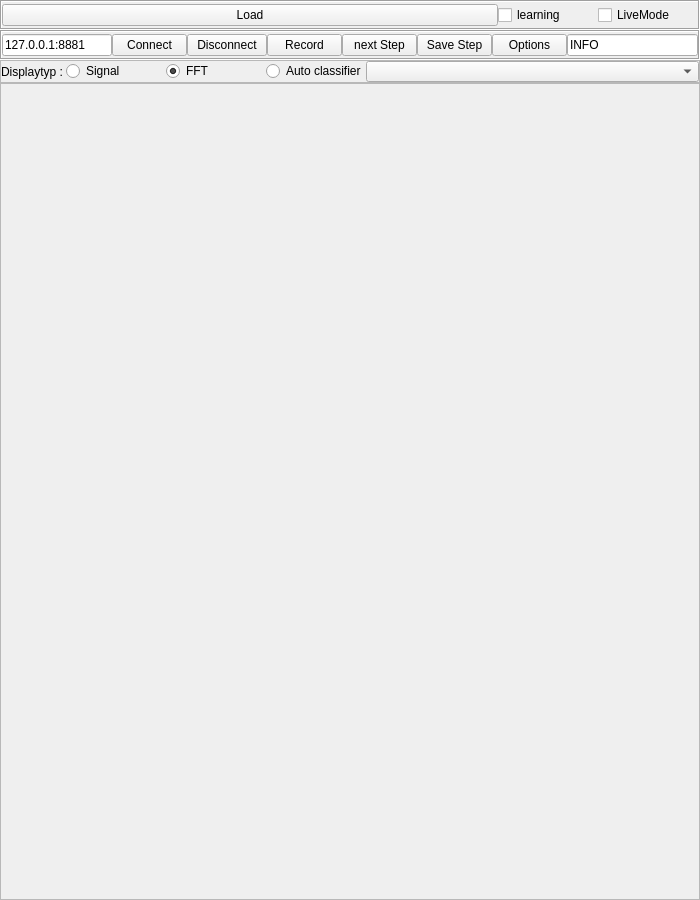
<?xml version="1.0" encoding="UTF-8"?>
<ui version="4.0">
 <class>MERTool</class>
 <widget class="QDockWidget" name="MERTool">
  <property name="geometry">
   <rect>
    <x>0</x>
    <y>0</y>
    <width>700</width>
    <height>900</height>
   </rect>
  </property>
  <property name="minimumSize">
   <size>
    <width>700</width>
    <height>900</height>
   </size>
  </property>
  <property name="maximumSize">
   <size>
    <width>780</width>
    <height>960</height>
   </size>
  </property>
  <property name="windowTitle">
   <string>MERTool</string>
  </property>
  <widget class="QWidget" name="dockWidgetContents">
   <layout class="QVBoxLayout" name="verticalLayout">
    <property name="spacing">
     <number>0</number>
    </property>
    <property name="leftMargin">
     <number>0</number>
    </property>
    <property name="topMargin">
     <number>0</number>
    </property>
    <property name="rightMargin">
     <number>0</number>
    </property>
    <property name="bottomMargin">
     <number>0</number>
    </property>
    <item>
     <widget class="QFrame" name="HeadMenu">
      <property name="minimumSize">
       <size>
        <width>0</width>
        <height>30</height>
       </size>
      </property>
      <property name="maximumSize">
       <size>
        <width>16777215</width>
        <height>30</height>
       </size>
      </property>
      <property name="frameShape">
       <enum>QFrame::Box</enum>
      </property>
      <property name="frameShadow">
       <enum>QFrame::Sunken</enum>
      </property>
      <layout class="QHBoxLayout" name="horizontalLayout">
       <property name="spacing">
        <number>0</number>
       </property>
       <property name="leftMargin">
        <number>0</number>
       </property>
       <property name="topMargin">
        <number>0</number>
       </property>
       <property name="rightMargin">
        <number>0</number>
       </property>
       <property name="bottomMargin">
        <number>0</number>
       </property>
       <item>
        <widget class="QPushButton" name="loadButton">
         <property name="text">
          <string>Load</string>
         </property>
        </widget>
       </item>
       <item>
        <widget class="QCheckBox" name="checkBox_2">
         <property name="minimumSize">
          <size>
           <width>100</width>
           <height>0</height>
          </size>
         </property>
         <property name="maximumSize">
          <size>
           <width>100</width>
           <height>16777215</height>
          </size>
         </property>
         <property name="text">
          <string>learning</string>
         </property>
        </widget>
       </item>
       <item>
        <widget class="QCheckBox" name="checkBox">
         <property name="minimumSize">
          <size>
           <width>100</width>
           <height>0</height>
          </size>
         </property>
         <property name="maximumSize">
          <size>
           <width>100</width>
           <height>16777215</height>
          </size>
         </property>
         <property name="text">
          <string>LiveMode</string>
         </property>
        </widget>
       </item>
      </layout>
     </widget>
    </item>
    <item>
     <widget class="QFrame" name="liveModeFrame">
      <property name="maximumSize">
       <size>
        <width>16777215</width>
        <height>30</height>
       </size>
      </property>
      <property name="frameShape">
       <enum>QFrame::Box</enum>
      </property>
      <property name="frameShadow">
       <enum>QFrame::Sunken</enum>
      </property>
      <layout class="QHBoxLayout" name="horizontalLayout_2">
       <property name="spacing">
        <number>0</number>
       </property>
       <property name="leftMargin">
        <number>0</number>
       </property>
       <property name="topMargin">
        <number>0</number>
       </property>
       <property name="rightMargin">
        <number>0</number>
       </property>
       <property name="bottomMargin">
        <number>0</number>
       </property>
       <item>
        <widget class="QLineEdit" name="hostEdit">
         <property name="minimumSize">
          <size>
           <width>110</width>
           <height>0</height>
          </size>
         </property>
         <property name="maximumSize">
          <size>
           <width>110</width>
           <height>16777215</height>
          </size>
         </property>
         <property name="text">
          <string>127.0.0.1:8881</string>
         </property>
        </widget>
       </item>
       <item>
        <widget class="QPushButton" name="connectButton">
         <property name="minimumSize">
          <size>
           <width>75</width>
           <height>0</height>
          </size>
         </property>
         <property name="maximumSize">
          <size>
           <width>75</width>
           <height>16777215</height>
          </size>
         </property>
         <property name="text">
          <string>Connect</string>
         </property>
        </widget>
       </item>
       <item>
        <widget class="QPushButton" name="disconnectButton">
         <property name="text">
          <string>Disconnect</string>
         </property>
        </widget>
       </item>
       <item>
        <widget class="QPushButton" name="recordButton">
         <property name="maximumSize">
          <size>
           <width>75</width>
           <height>16777215</height>
          </size>
         </property>
         <property name="text">
          <string>Record</string>
         </property>
        </widget>
       </item>
       <item>
        <widget class="QPushButton" name="nextButton">
         <property name="maximumSize">
          <size>
           <width>75</width>
           <height>16777215</height>
          </size>
         </property>
         <property name="text">
          <string>next Step</string>
         </property>
        </widget>
       </item>
       <item>
        <widget class="QPushButton" name="saveButton">
         <property name="maximumSize">
          <size>
           <width>75</width>
           <height>16777215</height>
          </size>
         </property>
         <property name="text">
          <string>Save Step</string>
         </property>
        </widget>
       </item>
       <item>
        <widget class="QPushButton" name="optionsButton">
         <property name="minimumSize">
          <size>
           <width>75</width>
           <height>0</height>
          </size>
         </property>
         <property name="maximumSize">
          <size>
           <width>75</width>
           <height>16777215</height>
          </size>
         </property>
         <property name="text">
          <string>Options</string>
         </property>
        </widget>
       </item>
       <item>
        <widget class="QLineEdit" name="infoText">
         <property name="text">
          <string>INFO </string>
         </property>
         <property name="readOnly">
          <bool>true</bool>
         </property>
        </widget>
       </item>
      </layout>
     </widget>
    </item>
    <item>
     <widget class="QFrame" name="modeselectFrame">
      <property name="maximumSize">
       <size>
        <width>16777215</width>
        <height>23</height>
       </size>
      </property>
      <property name="frameShape">
       <enum>QFrame::StyledPanel</enum>
      </property>
      <property name="frameShadow">
       <enum>QFrame::Raised</enum>
      </property>
      <layout class="QHBoxLayout" name="horizontalLayout_3">
       <property name="spacing">
        <number>0</number>
       </property>
       <property name="leftMargin">
        <number>0</number>
       </property>
       <property name="topMargin">
        <number>0</number>
       </property>
       <property name="rightMargin">
        <number>0</number>
       </property>
       <property name="bottomMargin">
        <number>0</number>
       </property>
       <item>
        <widget class="QLabel" name="label">
         <property name="minimumSize">
          <size>
           <width>65</width>
           <height>0</height>
          </size>
         </property>
         <property name="maximumSize">
          <size>
           <width>65</width>
           <height>16777215</height>
          </size>
         </property>
         <property name="text">
          <string>Displaytyp : </string>
         </property>
        </widget>
       </item>
       <item>
        <widget class="QRadioButton" name="signalRadio">
         <property name="minimumSize">
          <size>
           <width>100</width>
           <height>0</height>
          </size>
         </property>
         <property name="maximumSize">
          <size>
           <width>100</width>
           <height>16777215</height>
          </size>
         </property>
         <property name="text">
          <string>Signal</string>
         </property>
        </widget>
       </item>
       <item>
        <widget class="QRadioButton" name="fftRadio">
         <property name="minimumSize">
          <size>
           <width>100</width>
           <height>0</height>
          </size>
         </property>
         <property name="maximumSize">
          <size>
           <width>100</width>
           <height>16777215</height>
          </size>
         </property>
         <property name="text">
          <string>FFT</string>
         </property>
         <property name="checked">
          <bool>true</bool>
         </property>
        </widget>
       </item>
       <item>
        <widget class="QRadioButton" name="classifierRadio">
         <property name="minimumSize">
          <size>
           <width>100</width>
           <height>0</height>
          </size>
         </property>
         <property name="maximumSize">
          <size>
           <width>100</width>
           <height>16777215</height>
          </size>
         </property>
         <property name="text">
          <string>Auto classifier</string>
         </property>
        </widget>
       </item>
       <item>
        <widget class="QComboBox" name="BundleSelection">
         <property name="currentText">
          <string/>
         </property>
        </widget>
       </item>
      </layout>
     </widget>
    </item>
    <item>
     <widget class="QFrame" name="dataFrame">
      <property name="maximumSize">
       <size>
        <width>16777215</width>
        <height>16777215</height>
       </size>
      </property>
      <property name="frameShape">
       <enum>QFrame::StyledPanel</enum>
      </property>
      <property name="frameShadow">
       <enum>QFrame::Raised</enum>
      </property>
      <layout class="QHBoxLayout" name="horizontalLayout_4"/>
     </widget>
    </item>
   </layout>
  </widget>
 </widget>
 <resources/>
 <connections/>
</ui>
